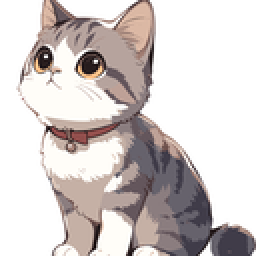
%> input picture Visual Safety/chaos/PR3_major_3.png, 128 x 128 px, shrunk from 512 x 512 before the run (shown 2 times larger)
$ octave test.m   (GNU Octave 9; MATLAB toolbox functions it lacks are replaced by stand-ins)
%> lines starting %> are read from the running program, lines starting %| are printed output that depends on the picture
x1=0.2;
y1=0.3;
a=50;
b=50;
key=10000;
%dimen=8;
I=imread('PR3_major_3.png');
%> I is the input picture: size 128x128x3 uint8; mean R, G, B 210.8, 203.7, 202.3
en_bit_dimen_pathname='I:\Codes\RLID_Sprout\Visual Safety\chaos\';

after_R=I(:,:,1);
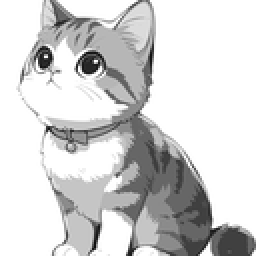
%> after_R: size 128x128 uint8 (shown 2 times larger); min 12, max 255, mean 210.8
after_G=I(:,:,2);
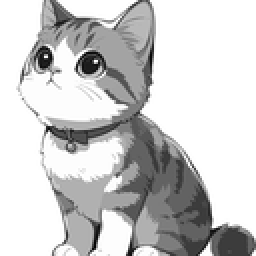
%> after_G: size 128x128 uint8 (shown 2 times larger); min 2, max 255, mean 203.7
after_B=I(:,:,3);
for j=1:1:4
    dimen=2^(j+2);
for i=1:1:1
    %dimen=32;
    tic;%开始计时
    after_R=Encryption(after_R,x1,y1,a,b,dimen,key);
    after_G=Encryption(after_G,x1,y1,a,b,dimen,key);
    after_B=Encryption(after_B,x1,y1,a,b,dimen,key);
    after_I=cat(3,after_R,after_G,after_B);
    t1=toc;
    image_name=['PR3_major_3_dimen',num2str(dimen),'.png'];
    en_pathfile=[en_bit_dimen_pathname image_name];

    imwrite(after_I,en_pathfile);
end
end
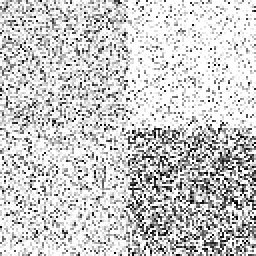
%> after_B: size 128x128 uint8 (shown 2 times larger); min 0, max 255, mean 202.3
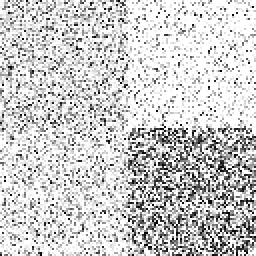
%> after_G: size 128x128 uint8 (shown 2 times larger); min 0, max 255, mean 203.7
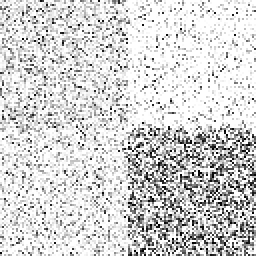
%> after_R: size 128x128 uint8 (shown 2 times larger); min 0, max 255, mean 210.8
% [9 lines of commented-out code are left out]
